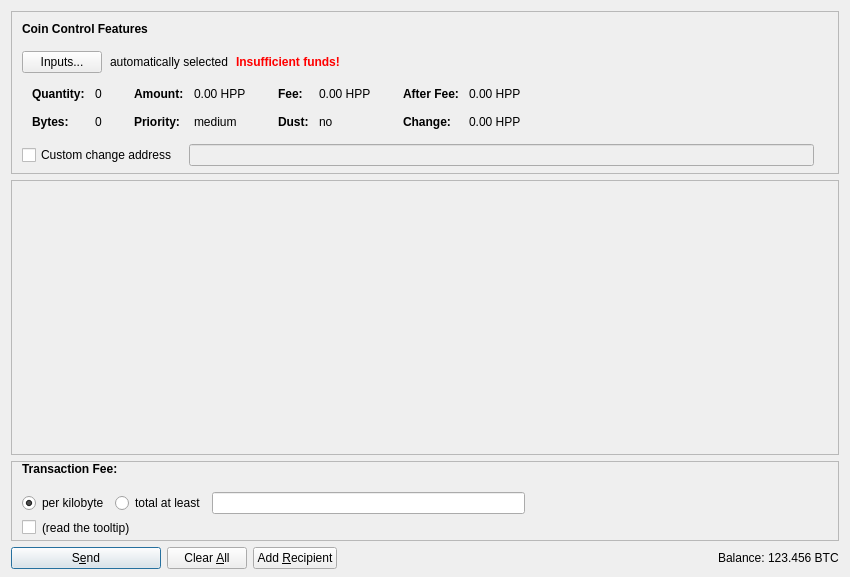
<?xml version="1.0" encoding="UTF-8"?>
<ui version="4.0">
 <class>SendCoinsDialog</class>
 <widget class="QDialog" name="SendCoinsDialog">
  <property name="geometry">
   <rect>
    <x>0</x>
    <y>0</y>
    <width>850</width>
    <height>577</height>
   </rect>
  </property>
  <property name="windowTitle">
   <string>Send Coins</string>
  </property>
  <layout class="QVBoxLayout" name="verticalLayout" stretch="0,1,0,0">
   <property name="bottomMargin">
    <number>8</number>
   </property>
   <item>
    <widget class="QFrame" name="frameCoinControl">
     <property name="sizePolicy">
      <sizepolicy hsizetype="Expanding" vsizetype="Expanding">
       <horstretch>0</horstretch>
       <verstretch>0</verstretch>
      </sizepolicy>
     </property>
     <property name="maximumSize">
      <size>
       <width>16777215</width>
       <height>16777215</height>
      </size>
     </property>
     <property name="frameShape">
      <enum>QFrame::StyledPanel</enum>
     </property>
     <property name="frameShadow">
      <enum>QFrame::Sunken</enum>
     </property>
     <layout class="QVBoxLayout" name="verticalLayoutCoinControl2">
      <property name="spacing">
       <number>0</number>
      </property>
      <property name="leftMargin">
       <number>0</number>
      </property>
      <property name="topMargin">
       <number>0</number>
      </property>
      <property name="rightMargin">
       <number>0</number>
      </property>
      <property name="bottomMargin">
       <number>6</number>
      </property>
      <item>
       <layout class="QVBoxLayout" name="verticalLayoutCoinControl" stretch="0,0,0,0,1">
        <property name="spacing">
         <number>0</number>
        </property>
        <property name="leftMargin">
         <number>10</number>
        </property>
        <property name="topMargin">
         <number>10</number>
        </property>
        <item>
         <layout class="QHBoxLayout" name="horizontalLayoutCoinControl1">
          <property name="bottomMargin">
           <number>15</number>
          </property>
          <item>
           <widget class="QLabel" name="labelCoinControlFeatures">
            <property name="sizePolicy">
             <sizepolicy hsizetype="Preferred" vsizetype="Maximum">
              <horstretch>0</horstretch>
              <verstretch>0</verstretch>
             </sizepolicy>
            </property>
            <property name="font">
             <font>
              <weight>75</weight>
              <bold>true</bold>
             </font>
            </property>
            <property name="styleSheet">
             <string notr="true">font-weight:bold;</string>
            </property>
            <property name="text">
             <string>Coin Control Features</string>
            </property>
           </widget>
          </item>
         </layout>
        </item>
        <item>
         <layout class="QHBoxLayout" name="horizontalLayoutCoinControl2" stretch="0,0,0,0">
          <property name="spacing">
           <number>8</number>
          </property>
          <property name="bottomMargin">
           <number>10</number>
          </property>
          <item>
           <widget class="QPushButton" name="pushButtonCoinControl">
            <property name="styleSheet">
             <string notr="true"/>
            </property>
            <property name="text">
             <string>Inputs...</string>
            </property>
            <property name="autoDefault">
             <bool>false</bool>
            </property>
           </widget>
          </item>
          <item>
           <widget class="QLabel" name="labelCoinControlAutomaticallySelected">
            <property name="text">
             <string>automatically selected</string>
            </property>
            <property name="margin">
             <number>5</number>
            </property>
           </widget>
          </item>
          <item>
           <widget class="QLabel" name="labelCoinControlInsuffFunds">
            <property name="font">
             <font>
              <weight>75</weight>
              <bold>true</bold>
             </font>
            </property>
            <property name="styleSheet">
             <string notr="true">color:red;font-weight:bold;</string>
            </property>
            <property name="text">
             <string>Insufficient funds!</string>
            </property>
            <property name="margin">
             <number>5</number>
            </property>
           </widget>
          </item>
          <item>
           <spacer name="horizontalSpacerCoinControl">
            <property name="orientation">
             <enum>Qt::Horizontal</enum>
            </property>
            <property name="sizeHint" stdset="0">
             <size>
              <width>40</width>
              <height>1</height>
             </size>
            </property>
           </spacer>
          </item>
         </layout>
        </item>
        <item>
         <widget class="QWidget" name="widgetCoinControl" native="true">
          <property name="sizePolicy">
           <sizepolicy hsizetype="Preferred" vsizetype="Preferred">
            <horstretch>0</horstretch>
            <verstretch>0</verstretch>
           </sizepolicy>
          </property>
          <property name="minimumSize">
           <size>
            <width>0</width>
            <height>0</height>
           </size>
          </property>
          <property name="styleSheet">
           <string notr="true"/>
          </property>
          <layout class="QHBoxLayout" name="horizontalLayoutCoinControl5">
           <property name="leftMargin">
            <number>0</number>
           </property>
           <property name="topMargin">
            <number>0</number>
           </property>
           <property name="rightMargin">
            <number>0</number>
           </property>
           <property name="bottomMargin">
            <number>0</number>
           </property>
           <item>
            <layout class="QHBoxLayout" name="horizontalLayoutCoinControl3" stretch="0,0,0,1">
             <property name="spacing">
              <number>20</number>
             </property>
             <property name="topMargin">
              <number>0</number>
             </property>
             <property name="bottomMargin">
              <number>10</number>
             </property>
             <item>
              <layout class="QFormLayout" name="formLayoutCoinControl1">
               <property name="horizontalSpacing">
                <number>10</number>
               </property>
               <property name="verticalSpacing">
                <number>14</number>
               </property>
               <property name="leftMargin">
                <number>10</number>
               </property>
               <property name="topMargin">
                <number>4</number>
               </property>
               <property name="rightMargin">
                <number>6</number>
               </property>
               <item row="0" column="0">
                <widget class="QLabel" name="labelCoinControlQuantityText">
                 <property name="font">
                  <font>
                   <weight>75</weight>
                   <bold>true</bold>
                  </font>
                 </property>
                 <property name="text">
                  <string>Quantity:</string>
                 </property>
                 <property name="margin">
                  <number>0</number>
                 </property>
                </widget>
               </item>
               <item row="0" column="1">
                <widget class="QLabel" name="labelCoinControlQuantity">
                 <property name="cursor">
                  <cursorShape>IBeamCursor</cursorShape>
                 </property>
                 <property name="contextMenuPolicy">
                  <enum>Qt::ActionsContextMenu</enum>
                 </property>
                 <property name="text">
                  <string notr="true">0</string>
                 </property>
                 <property name="margin">
                  <number>0</number>
                 </property>
                 <property name="textInteractionFlags">
                  <set>Qt::LinksAccessibleByMouse|Qt::TextSelectableByKeyboard|Qt::TextSelectableByMouse</set>
                 </property>
                </widget>
               </item>
               <item row="1" column="0">
                <widget class="QLabel" name="labelCoinControlBytesText">
                 <property name="font">
                  <font>
                   <weight>75</weight>
                   <bold>true</bold>
                  </font>
                 </property>
                 <property name="text">
                  <string>Bytes:</string>
                 </property>
                </widget>
               </item>
               <item row="1" column="1">
                <widget class="QLabel" name="labelCoinControlBytes">
                 <property name="cursor">
                  <cursorShape>IBeamCursor</cursorShape>
                 </property>
                 <property name="contextMenuPolicy">
                  <enum>Qt::ActionsContextMenu</enum>
                 </property>
                 <property name="text">
                  <string notr="true">0</string>
                 </property>
                 <property name="textInteractionFlags">
                  <set>Qt::LinksAccessibleByMouse|Qt::TextSelectableByKeyboard|Qt::TextSelectableByMouse</set>
                 </property>
                </widget>
               </item>
              </layout>
             </item>
             <item>
              <layout class="QFormLayout" name="formLayoutCoinControl2">
               <property name="horizontalSpacing">
                <number>10</number>
               </property>
               <property name="verticalSpacing">
                <number>14</number>
               </property>
               <property name="leftMargin">
                <number>6</number>
               </property>
               <property name="topMargin">
                <number>4</number>
               </property>
               <property name="rightMargin">
                <number>6</number>
               </property>
               <item row="0" column="0">
                <widget class="QLabel" name="labelCoinControlAmountText">
                 <property name="font">
                  <font>
                   <weight>75</weight>
                   <bold>true</bold>
                  </font>
                 </property>
                 <property name="text">
                  <string>Amount:</string>
                 </property>
                 <property name="margin">
                  <number>0</number>
                 </property>
                </widget>
               </item>
               <item row="0" column="1">
                <widget class="QLabel" name="labelCoinControlAmount">
                 <property name="cursor">
                  <cursorShape>IBeamCursor</cursorShape>
                 </property>
                 <property name="contextMenuPolicy">
                  <enum>Qt::ActionsContextMenu</enum>
                 </property>
                 <property name="text">
                  <string notr="true">0.00 HPP</string>
                 </property>
                 <property name="textInteractionFlags">
                  <set>Qt::LinksAccessibleByMouse|Qt::TextSelectableByKeyboard|Qt::TextSelectableByMouse</set>
                 </property>
                </widget>
               </item>
               <item row="1" column="0">
                <widget class="QLabel" name="labelCoinControlPriorityText">
                 <property name="font">
                  <font>
                   <weight>75</weight>
                   <bold>true</bold>
                  </font>
                 </property>
                 <property name="text">
                  <string>Priority:</string>
                 </property>
                </widget>
               </item>
               <item row="1" column="1">
                <widget class="QLabel" name="labelCoinControlPriority">
                 <property name="cursor">
                  <cursorShape>IBeamCursor</cursorShape>
                 </property>
                 <property name="contextMenuPolicy">
                  <enum>Qt::ActionsContextMenu</enum>
                 </property>
                 <property name="text">
                  <string notr="true">medium</string>
                 </property>
                 <property name="textInteractionFlags">
                  <set>Qt::LinksAccessibleByMouse|Qt::TextSelectableByKeyboard|Qt::TextSelectableByMouse</set>
                 </property>
                </widget>
               </item>
              </layout>
             </item>
             <item>
              <layout class="QFormLayout" name="formLayoutCoinControl3">
               <property name="horizontalSpacing">
                <number>10</number>
               </property>
               <property name="verticalSpacing">
                <number>14</number>
               </property>
               <property name="leftMargin">
                <number>6</number>
               </property>
               <property name="topMargin">
                <number>4</number>
               </property>
               <property name="rightMargin">
                <number>6</number>
               </property>
               <item row="0" column="0">
                <widget class="QLabel" name="labelCoinControlFeeText">
                 <property name="font">
                  <font>
                   <weight>75</weight>
                   <bold>true</bold>
                  </font>
                 </property>
                 <property name="text">
                  <string>Fee:</string>
                 </property>
                 <property name="margin">
                  <number>0</number>
                 </property>
                </widget>
               </item>
               <item row="0" column="1">
                <widget class="QLabel" name="labelCoinControlFee">
                 <property name="cursor">
                  <cursorShape>IBeamCursor</cursorShape>
                 </property>
                 <property name="contextMenuPolicy">
                  <enum>Qt::ActionsContextMenu</enum>
                 </property>
                 <property name="text">
                  <string notr="true">0.00 HPP</string>
                 </property>
                 <property name="textInteractionFlags">
                  <set>Qt::LinksAccessibleByMouse|Qt::TextSelectableByKeyboard|Qt::TextSelectableByMouse</set>
                 </property>
                </widget>
               </item>
               <item row="1" column="0">
                <widget class="QLabel" name="labelCoinControlLowOutputText">
                 <property name="font">
                  <font>
                   <weight>75</weight>
                   <bold>true</bold>
                  </font>
                 </property>
                 <property name="text">
                  <string>Dust:</string>
                 </property>
                </widget>
               </item>
               <item row="1" column="1">
                <widget class="QLabel" name="labelCoinControlLowOutput">
                 <property name="cursor">
                  <cursorShape>IBeamCursor</cursorShape>
                 </property>
                 <property name="contextMenuPolicy">
                  <enum>Qt::ActionsContextMenu</enum>
                 </property>
                 <property name="text">
                  <string notr="true">no</string>
                 </property>
                 <property name="textInteractionFlags">
                  <set>Qt::LinksAccessibleByMouse|Qt::TextSelectableByKeyboard|Qt::TextSelectableByMouse</set>
                 </property>
                </widget>
               </item>
              </layout>
             </item>
             <item>
              <layout class="QFormLayout" name="formLayoutCoinControl4">
               <property name="horizontalSpacing">
                <number>10</number>
               </property>
               <property name="verticalSpacing">
                <number>14</number>
               </property>
               <property name="leftMargin">
                <number>6</number>
               </property>
               <property name="topMargin">
                <number>4</number>
               </property>
               <property name="rightMargin">
                <number>6</number>
               </property>
               <item row="0" column="0">
                <widget class="QLabel" name="labelCoinControlAfterFeeText">
                 <property name="font">
                  <font>
                   <weight>75</weight>
                   <bold>true</bold>
                  </font>
                 </property>
                 <property name="text">
                  <string>After Fee:</string>
                 </property>
                 <property name="margin">
                  <number>0</number>
                 </property>
                </widget>
               </item>
               <item row="0" column="1">
                <widget class="QLabel" name="labelCoinControlAfterFee">
                 <property name="cursor">
                  <cursorShape>IBeamCursor</cursorShape>
                 </property>
                 <property name="contextMenuPolicy">
                  <enum>Qt::ActionsContextMenu</enum>
                 </property>
                 <property name="text">
                  <string notr="true">0.00 HPP</string>
                 </property>
                 <property name="textInteractionFlags">
                  <set>Qt::LinksAccessibleByMouse|Qt::TextSelectableByKeyboard|Qt::TextSelectableByMouse</set>
                 </property>
                </widget>
               </item>
               <item row="1" column="0">
                <widget class="QLabel" name="labelCoinControlChangeText">
                 <property name="font">
                  <font>
                   <weight>75</weight>
                   <bold>true</bold>
                  </font>
                 </property>
                 <property name="text">
                  <string>Change:</string>
                 </property>
                </widget>
               </item>
               <item row="1" column="1">
                <widget class="QLabel" name="labelCoinControlChange">
                 <property name="cursor">
                  <cursorShape>IBeamCursor</cursorShape>
                 </property>
                 <property name="contextMenuPolicy">
                  <enum>Qt::ActionsContextMenu</enum>
                 </property>
                 <property name="text">
                  <string notr="true">0.00 HPP</string>
                 </property>
                 <property name="textInteractionFlags">
                  <set>Qt::LinksAccessibleByMouse|Qt::TextSelectableByKeyboard|Qt::TextSelectableByMouse</set>
                 </property>
                </widget>
               </item>
              </layout>
             </item>
            </layout>
           </item>
          </layout>
         </widget>
        </item>
        <item>
         <layout class="QHBoxLayout" name="horizontalLayoutCoinControl4" stretch="0,0,0">
          <property name="spacing">
           <number>12</number>
          </property>
          <property name="sizeConstraint">
           <enum>QLayout::SetDefaultConstraint</enum>
          </property>
          <property name="topMargin">
           <number>5</number>
          </property>
          <property name="rightMargin">
           <number>5</number>
          </property>
          <item>
           <widget class="QCheckBox" name="checkBoxCoinControlChange">
            <property name="toolTip">
             <string>If this is activated, but the change address is empty or invalid, change will be sent to a newly generated address.</string>
            </property>
            <property name="text">
             <string>Custom change address</string>
            </property>
           </widget>
          </item>
          <item>
           <widget class="QValidatedLineEdit" name="lineEditCoinControlChange">
            <property name="enabled">
             <bool>false</bool>
            </property>
            <property name="sizePolicy">
             <sizepolicy hsizetype="Expanding" vsizetype="Fixed">
              <horstretch>0</horstretch>
              <verstretch>0</verstretch>
             </sizepolicy>
            </property>
           </widget>
          </item>
          <item>
           <widget class="QLabel" name="labelCoinControlChangeLabel">
            <property name="sizePolicy">
             <sizepolicy hsizetype="Preferred" vsizetype="Expanding">
              <horstretch>0</horstretch>
              <verstretch>0</verstretch>
             </sizepolicy>
            </property>
            <property name="minimumSize">
             <size>
              <width>0</width>
              <height>0</height>
             </size>
            </property>
            <property name="text">
             <string/>
            </property>
            <property name="margin">
             <number>3</number>
            </property>
           </widget>
          </item>
         </layout>
        </item>
        <item>
         <spacer name="verticalSpacerCoinControl">
          <property name="orientation">
           <enum>Qt::Vertical</enum>
          </property>
          <property name="sizeHint" stdset="0">
           <size>
            <width>800</width>
            <height>1</height>
           </size>
          </property>
         </spacer>
        </item>
       </layout>
      </item>
     </layout>
    </widget>
   </item>
   <item>
    <widget class="QScrollArea" name="scrollArea">
     <property name="widgetResizable">
      <bool>true</bool>
     </property>
     <widget class="QWidget" name="scrollAreaWidgetContents">
      <property name="geometry">
       <rect>
        <x>0</x>
        <y>0</y>
        <width>824</width>
        <height>198</height>
       </rect>
      </property>
      <layout class="QVBoxLayout" name="verticalLayout_2" stretch="0,1">
       <property name="leftMargin">
        <number>0</number>
       </property>
       <property name="topMargin">
        <number>0</number>
       </property>
       <property name="rightMargin">
        <number>0</number>
       </property>
       <property name="bottomMargin">
        <number>0</number>
       </property>
       <item>
        <layout class="QVBoxLayout" name="entries">
         <property name="spacing">
          <number>6</number>
         </property>
        </layout>
       </item>
       <item>
        <spacer name="verticalSpacer">
         <property name="orientation">
          <enum>Qt::Vertical</enum>
         </property>
         <property name="sizeHint" stdset="0">
          <size>
           <width>20</width>
           <height>40</height>
          </size>
         </property>
        </spacer>
       </item>
      </layout>
     </widget>
    </widget>
   </item>
   <item>
    <widget class="QFrame" name="frameFee">
     <property name="enabled">
      <bool>true</bool>
     </property>
     <property name="sizePolicy">
      <sizepolicy hsizetype="Expanding" vsizetype="Expanding">
       <horstretch>0</horstretch>
       <verstretch>0</verstretch>
      </sizepolicy>
     </property>
     <property name="maximumSize">
      <size>
       <width>16777215</width>
       <height>16777215</height>
      </size>
     </property>
     <property name="frameShape">
      <enum>QFrame::StyledPanel</enum>
     </property>
     <property name="frameShadow">
      <enum>QFrame::Sunken</enum>
     </property>
     <layout class="QVBoxLayout" name="verticalLayoutFee1">
      <property name="spacing">
       <number>0</number>
      </property>
      <property name="leftMargin">
       <number>0</number>
      </property>
      <property name="topMargin">
       <number>0</number>
      </property>
      <property name="rightMargin">
       <number>0</number>
      </property>
      <property name="bottomMargin">
       <number>0</number>
      </property>
      <item>
       <layout class="QVBoxLayout" name="verticalLayoutFee2" stretch="0,0,0">
        <property name="spacing">
         <number>0</number>
        </property>
        <property name="sizeConstraint">
         <enum>QLayout::SetMinimumSize</enum>
        </property>
        <property name="leftMargin">
         <number>10</number>
        </property>
        <property name="topMargin">
         <number>0</number>
        </property>
        <item>
         <layout class="QHBoxLayout" name="horizontalLayoutFee1">
          <property name="bottomMargin">
           <number>0</number>
          </property>
          <item>
           <layout class="QVBoxLayout" name="verticalLayoutFee7">
            <property name="spacing">
             <number>0</number>
            </property>
            <item>
             <layout class="QHBoxLayout" name="horizontalLayoutSmartFee">
              <property name="spacing">
               <number>10</number>
              </property>
              <item>
               <widget class="QLabel" name="labelFeeHeadline">
                <property name="sizePolicy">
                 <sizepolicy hsizetype="Preferred" vsizetype="Maximum">
                  <horstretch>0</horstretch>
                  <verstretch>0</verstretch>
                 </sizepolicy>
                </property>
                <property name="font">
                 <font>
                  <weight>75</weight>
                  <bold>true</bold>
                 </font>
                </property>
                <property name="styleSheet">
                 <string notr="true">font-weight:bold;</string>
                </property>
                <property name="text">
                 <string>Transaction Fee:</string>
                </property>
               </widget>
              </item>
             </layout>
            </item>
            <item>
             <spacer name="verticalSpacer_5">
              <property name="orientation">
               <enum>Qt::Vertical</enum>
              </property>
              <property name="sizeHint" stdset="0">
               <size>
                <width>1</width>
                <height>1</height>
               </size>
              </property>
             </spacer>
            </item>
           </layout>
          </item>
          <item>
           <spacer name="horizontalSpacer_4">
            <property name="orientation">
             <enum>Qt::Horizontal</enum>
            </property>
            <property name="sizeHint" stdset="0">
             <size>
              <width>40</width>
              <height>20</height>
             </size>
            </property>
           </spacer>
          </item>
         </layout>
        </item>
        <item>
         <widget class="QFrame" name="frameFeeSelection">
          <layout class="QVBoxLayout" name="verticalLayoutFee12">
           <property name="spacing">
            <number>0</number>
           </property>
           <property name="leftMargin">
            <number>0</number>
           </property>
           <property name="topMargin">
            <number>0</number>
           </property>
           <property name="rightMargin">
            <number>0</number>
           </property>
           <property name="bottomMargin">
            <number>0</number>
           </property>
           <item>
            <layout class="QGridLayout" name="gridLayoutFee">
             <property name="sizeConstraint">
              <enum>QLayout::SetNoConstraint</enum>
             </property>
             <property name="topMargin">
              <number>10</number>
             </property>
             <property name="bottomMargin">
              <number>4</number>
             </property>
             <property name="horizontalSpacing">
              <number>10</number>
             </property>
             <property name="verticalSpacing">
              <number>4</number>
             </property>
             <item row="0" column="0">
              <layout class="QVBoxLayout" name="verticalLayoutFee8">
               <property name="spacing">
                <number>6</number>
               </property>
               <item>
                <layout class="QHBoxLayout" name="horizontalLayoutFee13">
                 <item>
                  <widget class="QRadioButton" name="radioCustomPerKilobyte">
                   <property name="toolTip">
                    <string>If the custom fee is set to 1000 satoshis and the transaction is only 250 bytes, then &quot;per kilobyte&quot; only pays 250 satoshis in fee, while &quot;total at least&quot; pays 1000 satoshis. For transactions bigger than a kilobyte both pay by kilobyte.</string>
                   </property>
                   <property name="text">
                    <string>per kilobyte</string>
                   </property>
                   <property name="checked">
                    <bool>true</bool>
                   </property>
                  </widget>
                 </item>
                 <item>
                  <widget class="QRadioButton" name="radioCustomAtLeast">
                   <property name="toolTip">
                    <string>If the custom fee is set to 1000 satoshis and the transaction is only 250 bytes, then &quot;per kilobyte&quot; only pays 250 satoshis in fee, while &quot;total at least&quot; pays 1000 satoshis. For transactions bigger than a kilobyte both pay by kilobyte.</string>
                   </property>
                   <property name="text">
                    <string>total at least</string>
                   </property>
                  </widget>
                 </item>
                 <item>
                  <widget class="BitcoinAmountField" name="customFee"/>
                 </item>
                 <item>
                  <spacer name="horizontalSpacer_6">
                   <property name="orientation">
                    <enum>Qt::Horizontal</enum>
                   </property>
                   <property name="sizeHint" stdset="0">
                    <size>
                     <width>1</width>
                     <height>1</height>
                    </size>
                   </property>
                  </spacer>
                 </item>
                </layout>
               </item>
               <item>
                <layout class="QHBoxLayout" name="horizontalLayoutFee8">
                 <item>
                  <widget class="QCheckBox" name="checkBoxMinimumFee">
                   <property name="enabled">
                    <bool>true</bool>
                   </property>
                   <property name="toolTip">
                    <string>Paying only the minimum fee is just fine as long as there is less transaction volume than space in the blocks. But be aware that this can end up in a never confirming transaction once there is more demand for hppcoin transactions than the network can process.</string>
                   </property>
                   <property name="text">
                    <string/>
                   </property>
                  </widget>
                 </item>
                 <item>
                  <widget class="QLabel" name="labelMinFeeWarning">
                   <property name="enabled">
                    <bool>true</bool>
                   </property>
                   <property name="toolTip">
                    <string>Paying only the minimum fee is just fine as long as there is less transaction volume than space in the blocks. But be aware that this can end up in a never confirming transaction once there is more demand for hppcoin transactions than the network can process.</string>
                   </property>
                   <property name="text">
                    <string>(read the tooltip)</string>
                   </property>
                   <property name="margin">
                    <number>5</number>
                   </property>
                  </widget>
                 </item>
                 <item>
                  <spacer name="horizontalSpacer_2">
                   <property name="orientation">
                    <enum>Qt::Horizontal</enum>
                   </property>
                   <property name="sizeHint" stdset="0">
                    <size>
                     <width>1</width>
                     <height>1</height>
                    </size>
                   </property>
                  </spacer>
                 </item>
                </layout>
               </item>
              </layout>
             </item>
            </layout>
           </item>
          </layout>
         </widget>
        </item>
        <item>
         <spacer name="verticalSpacerFee">
          <property name="orientation">
           <enum>Qt::Vertical</enum>
          </property>
          <property name="sizeHint" stdset="0">
           <size>
            <width>800</width>
            <height>1</height>
           </size>
          </property>
         </spacer>
        </item>
       </layout>
      </item>
     </layout>
    </widget>
   </item>
   <item>
    <layout class="QHBoxLayout" name="horizontalLayout">
     <item>
      <widget class="QPushButton" name="sendButton">
       <property name="minimumSize">
        <size>
         <width>150</width>
         <height>0</height>
        </size>
       </property>
       <property name="toolTip">
        <string>Confirm the send action</string>
       </property>
       <property name="text">
        <string>S&amp;end</string>
       </property>
       <property name="icon">
        <iconset resource="../bitcoin.qrc">
         <normaloff>:/icons/send</normaloff>:/icons/send</iconset>
       </property>
       <property name="autoDefault">
        <bool>false</bool>
       </property>
       <property name="default">
        <bool>true</bool>
       </property>
      </widget>
     </item>
     <item>
      <widget class="QPushButton" name="clearButton">
       <property name="sizePolicy">
        <sizepolicy hsizetype="Minimum" vsizetype="Fixed">
         <horstretch>0</horstretch>
         <verstretch>0</verstretch>
        </sizepolicy>
       </property>
       <property name="toolTip">
        <string>Clear all fields of the form.</string>
       </property>
       <property name="text">
        <string>Clear &amp;All</string>
       </property>
       <property name="icon">
        <iconset resource="../bitcoin.qrc">
         <normaloff>:/icons/remove</normaloff>:/icons/remove</iconset>
       </property>
       <property name="autoDefault">
        <bool>false</bool>
       </property>
      </widget>
     </item>
     <item>
      <widget class="QPushButton" name="addButton">
       <property name="toolTip">
        <string>Send to multiple recipients at once</string>
       </property>
       <property name="text">
        <string>Add &amp;Recipient</string>
       </property>
       <property name="icon">
        <iconset resource="../bitcoin.qrc">
         <normaloff>:/icons/add</normaloff>:/icons/add</iconset>
       </property>
       <property name="autoDefault">
        <bool>false</bool>
       </property>
      </widget>
     </item>
     <item>
      <spacer name="horizontalSpacer">
       <property name="orientation">
        <enum>Qt::Horizontal</enum>
       </property>
       <property name="sizeHint" stdset="0">
        <size>
         <width>40</width>
         <height>20</height>
        </size>
       </property>
      </spacer>
     </item>
     <item>
      <layout class="QHBoxLayout" name="horizontalLayout_2">
       <property name="spacing">
        <number>3</number>
       </property>
       <item>
        <widget class="QLabel" name="label">
         <property name="sizePolicy">
          <sizepolicy hsizetype="Preferred" vsizetype="Fixed">
           <horstretch>0</horstretch>
           <verstretch>0</verstretch>
          </sizepolicy>
         </property>
         <property name="text">
          <string>Balance:</string>
         </property>
        </widget>
       </item>
       <item>
        <widget class="QLabel" name="labelBalance">
         <property name="sizePolicy">
          <sizepolicy hsizetype="Preferred" vsizetype="Fixed">
           <horstretch>0</horstretch>
           <verstretch>0</verstretch>
          </sizepolicy>
         </property>
         <property name="cursor">
          <cursorShape>IBeamCursor</cursorShape>
         </property>
         <property name="text">
          <string notr="true">123.456 BTC</string>
         </property>
         <property name="textInteractionFlags">
          <set>Qt::LinksAccessibleByMouse|Qt::TextSelectableByKeyboard|Qt::TextSelectableByMouse</set>
         </property>
        </widget>
       </item>
      </layout>
     </item>
    </layout>
   </item>
  </layout>
 </widget>
 <customwidgets>
  <customwidget>
   <class>QValidatedLineEdit</class>
   <extends>QLineEdit</extends>
   <header>qvalidatedlineedit.h</header>
  </customwidget>
  <customwidget>
   <class>BitcoinAmountField</class>
   <extends>QLineEdit</extends>
   <header>bitcoinamountfield.h</header>
   <container>1</container>
  </customwidget>
 </customwidgets>
 <resources>
  <include location="../bitcoin.qrc"/>
 </resources>
 <connections/>
</ui>
